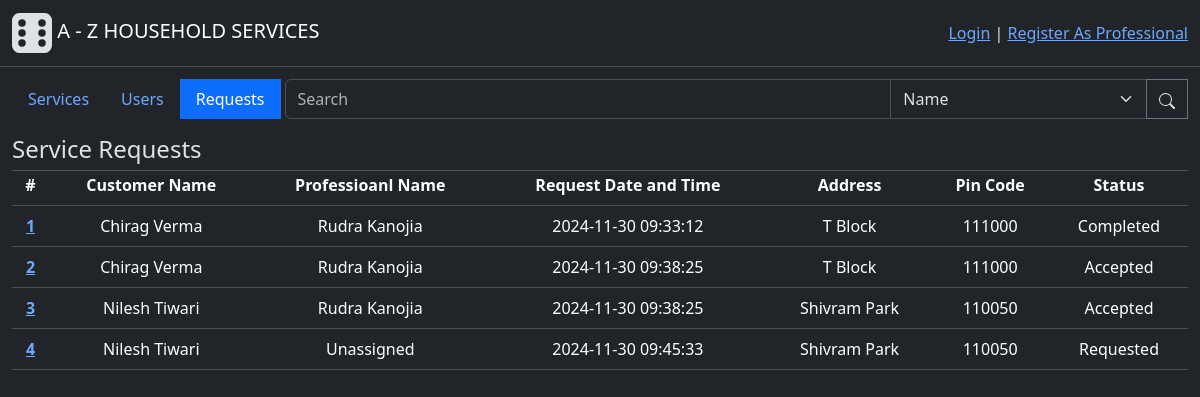
The page /admin/requests on the database as committed earlier.
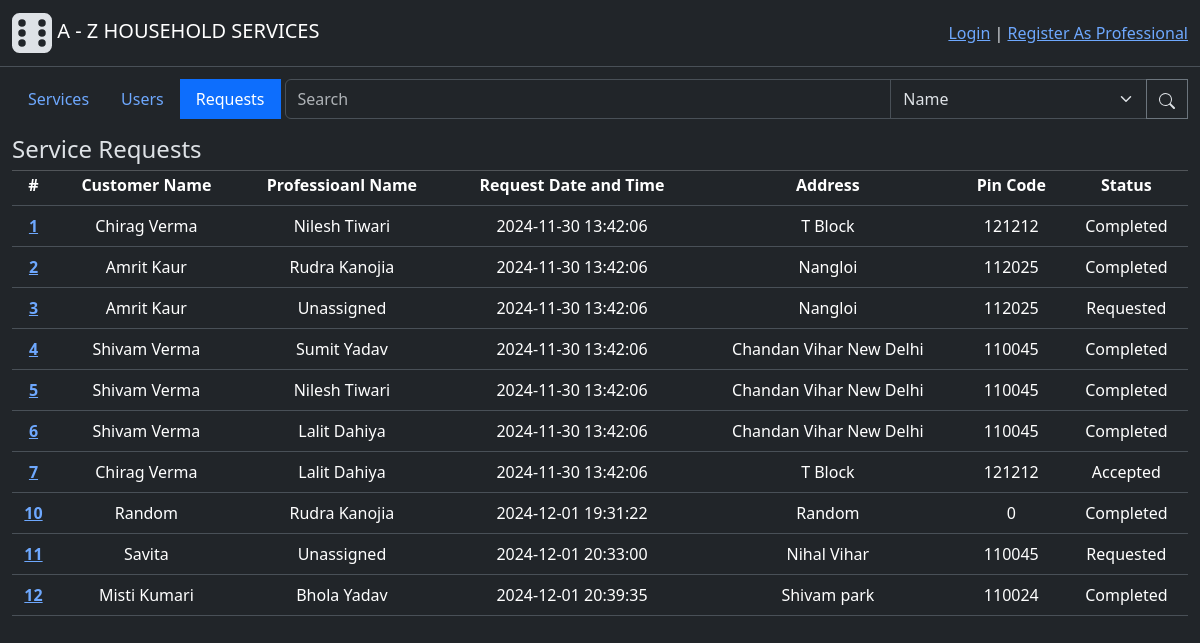
The same page on the database as committed later.
### backend/modals.py (models this page shows, shortened)
class ServiceRequest(db.Model):
    id = db.Column(db.Integer(), primary_key=True)
    service_id = db.Column(db.Integer(), db.ForeignKey("service.id"), nullable=False) # Foreign Key - Service table
    customer_id = db.Column(db.Integer(), db.ForeignKey("user.id"), nullable=False) #Foreign key - from User(Customer) table
    professional_id = db.Column(db.Integer(), db.ForeignKey("professional.id")) # Foreign Key - Professional table, One professional for one job
    start_date = db.Column(db.DateTime(), nullable=False, default=datetime.now().replace(microsecond=0)) # datetime.now():get current time
    end_date = db.Column(db.DateTime())
    status = db.Column(db.Integer(), nullable=False, default=0) # 0-requested, 1-accepted, 2-completed at users-end, 3-completed at professionals-end
    rating = db.Column(db.Integer()) # Mandatory to give ratings for closing the job/tasks
    remarks = db.Column(db.String(500))
    professional = db.relationship("Professional", backref="service_requests", lazy=True)
    def get_professional(self):
        professional = self.professional
        if professional:
            return professional.user.name
        else:
            return "Unassigned"
    def get_status(self):
        status = self.status
        if status == 0:
            return "Requested"
        elif status == 1:
            return "Accepted"
        else:
            return "Completed"

class User(db.Model, UserMixin):
    id = db.Column(db.Integer(), primary_key=True)
    email = db.Column(db.String(60), unique=True, nullable=False)
    password = db.Column(db.String(), nullable=False)
    role = db.Column(db.Integer(), nullable=False, default=1) # 0-Admin, 1-Customer, 2-Professional
    name = db.Column(db.String(30), nullable=False)
    address = db.Column(db.String(100), nullable=False)
    pincode = db.Column(db.Integer(), nullable=False)
    status = db.Column(db.Integer(), nullable=False, default=1) # 0-inactive, 1-active
    rating = db.Column(db.Integer(), default=0)
    service_requests = db.relationship("ServiceRequest", cascade="all, delete", backref="customer", lazy=True) # For accessing all the service requests created by a user(customer)
    professional_info = db.relationship("Professional", cascade="all, delete", backref="user", uselist=False) # one to one relation for accessing futher professional info

### backend/controllers.py (the view)
@app.route("/admin/requests", methods=["GET", "POST"])
def requests_tab_page():
    button_state = 2
    requests = ServiceRequest.query.all()
    return render_template("requests_tab.html", button_state=button_state, requests=requests)

### templates/requests_tab.html
{% extends "admin_dashboard.html" %}
{% block subcontent %}
<h4 style="margin-bottom: -10px;" class="h4 text-start mt-3">Service Requests</h4>
<hr style="margin-bottom:  -10px;" class="divider">
{% if requests %}
    <table class="table mt-1">
        <thead>
        <tr>
            <th scope="col">#</th>
            <th scope="col">Customer Name</th>
            <th scope="col">Professioanl Name</th>
            <th scope="col">Request Date and Time</th>
            <th scope="col">Address</th>
            <th scope="col">Pin Code</th>
            <th scope="col">Status</th>
        </tr>
        </thead>
        <tbody>
            {% for request in requests %}
                <tr>
                    <th scope="row">
                        <a href="{{ url_for('service_request_info', id=request.id)}}">
                            {{request.id}}
                        </a>
                    </th>
                    <td>{{request.customer.name}}</td>
                    <td>{{request.get_professional()}}</td>
                    <td>{{request.start_date}}</td>
                    <td>{{request.customer.address}}</td>
                    <td>{{request.customer.pincode}}</td>
                    <td>{{request.get_status()}}</td>
                </tr>
            {% endfor %}
        </tbody>
    </table>
{% else %}
    <div class="h5 mt-3">Currently there are no jobs.</div>
{% endif %}
{% endblock %}

Rows that differ between the two databases and show on the page:
changed ServiceRequest id 1: get_professional "Rudra Kanojia" → "Nilesh Tiwari"; start_date "2024-11-30 09:33:12" → "2024-11-30 13:42:06"; customer.pincode "111000" → "121212"
changed ServiceRequest id 2: customer.name "Chirag Verma" → "Amrit Kaur"; start_date "2024-11-30 09:38:25" → "2024-11-30 13:42:06"; customer.address "T Block" → "Nangloi"; customer.pincode "111000" → "112025"; get_status "Accepted" → "Completed"
changed ServiceRequest id 3: customer.name "Nilesh Tiwari" → "Amrit Kaur"; get_professional "Rudra Kanojia" → "Unassigned"; start_date "2024-11-30 09:38:25" → "2024-11-30 13:42:06"; customer.address "Shivram Park" → "Nangloi"; customer.pincode "110050" → "112025"; get_status "Accepted" → "Requested"
changed ServiceRequest id 4: customer.name "Nilesh Tiwari" → "Shivam Verma"; get_professional "Unassigned" → "Sumit Yadav"; start_date "2024-11-30 09:45:33" → "2024-11-30 13:42:06"; customer.address "Shivram Park" → "Chandan Vihar New Delhi"; customer.pincode "110050" → "110045"; get_status "Requested" → "Completed"
added ServiceRequest: id "5", customer.name "Shivam Verma", get_professional "Nilesh Tiwari", start_date "2024-11-30 13:42:06", customer.address "Chandan Vihar New Delhi", customer.pincode "110045", get_status "Completed"
added ServiceRequest: id "6", customer.name "Shivam Verma", get_professional "Lalit Dahiya", start_date "2024-11-30 13:42:06", customer.address "Chandan Vihar New Delhi", customer.pincode "110045", get_status "Completed"
added ServiceRequest: id "7", customer.name "Chirag Verma", get_professional "Lalit Dahiya", start_date "2024-11-30 13:42:06", customer.address "T Block", customer.pincode "121212", get_status "Accepted"
added ServiceRequest: id "10", customer.name "Random", get_professional "Rudra Kanojia", start_date "2024-12-01 19:31:22", customer.address "Random", customer.pincode "0", get_status "Completed"
added ServiceRequest: id "11", customer.name "Savita", get_professional "Unassigned", start_date "2024-12-01 20:33:00", customer.address "Nihal Vihar", customer.pincode "110045", get_status "Requested"
added ServiceRequest: id "12", customer.name "Misti Kumari", get_professional "Bhola Yadav", start_date "2024-12-01 20:39:35", customer.address "Shivam park", customer.pincode "110024", get_status "Completed"
